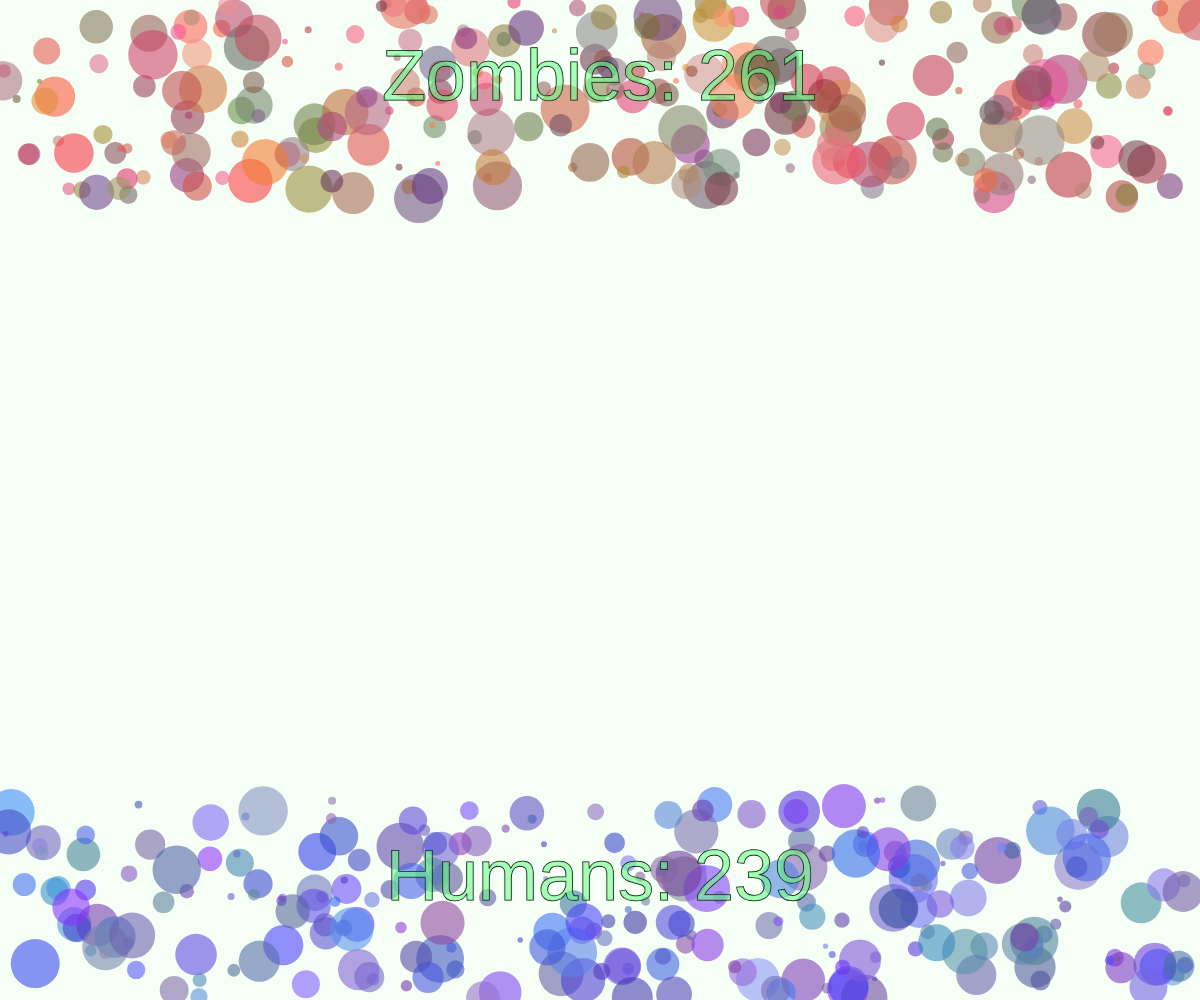
Frame 1 (no input)
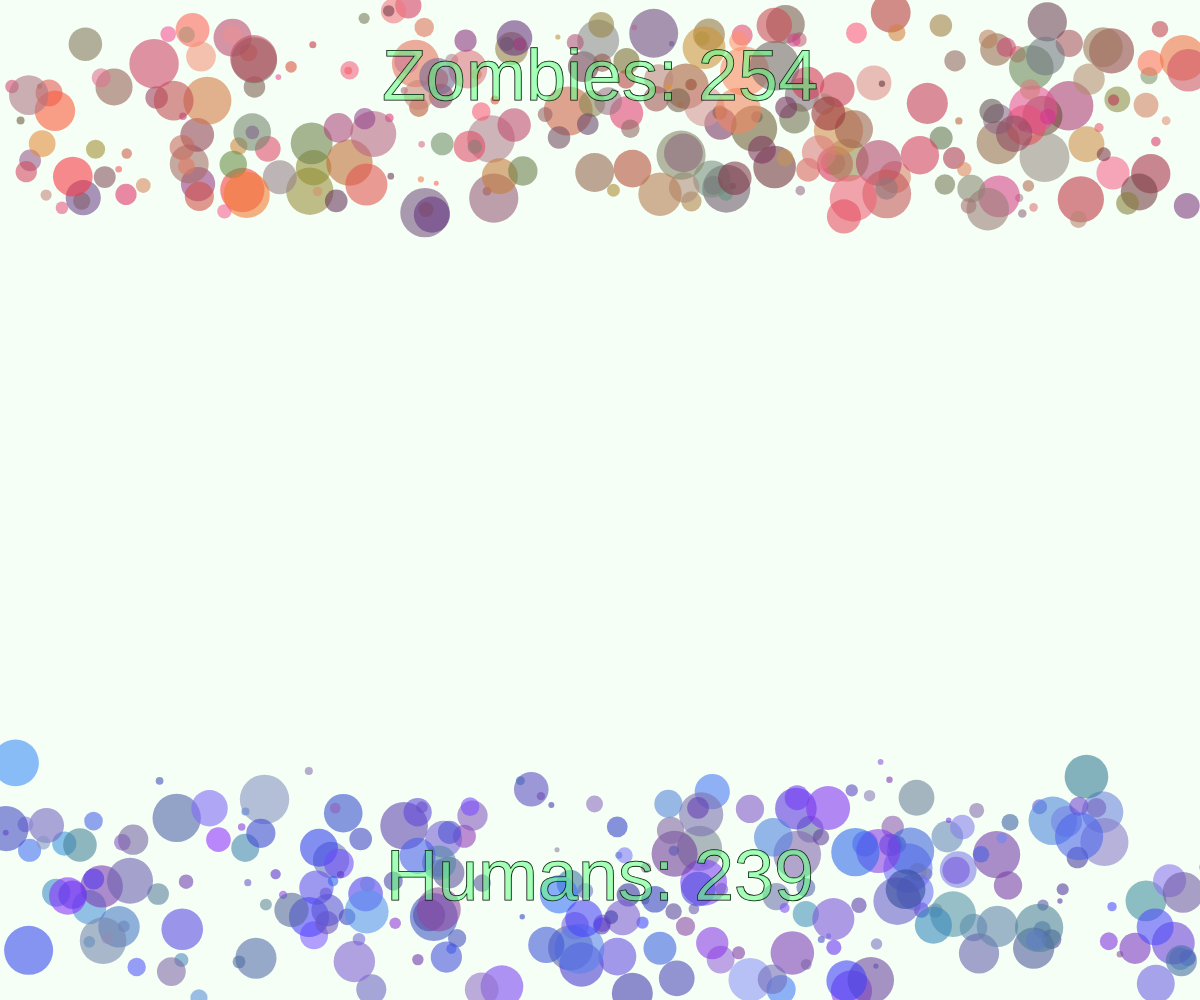
Frame 60 (no input)
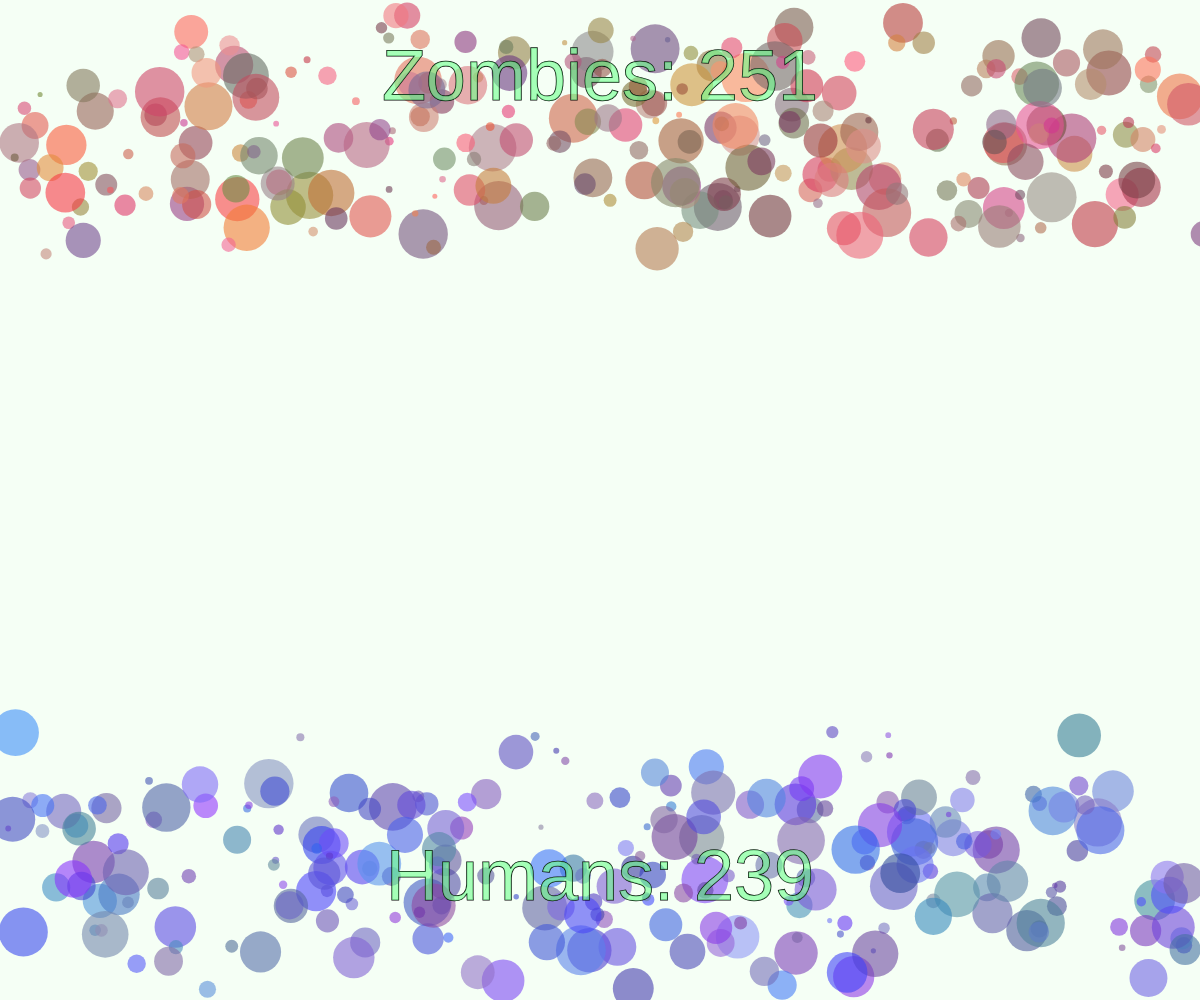
Frame 120 (the mouse pressed at the canvas centre since frame 60)

The p5.js sketch that drew these frames (run headless with seeded random() and noise() and a simulated clock; from frame 60 on, the mouse is pressed at the canvas centre):

// p5.js sketch
// ── sketch.js
// Zombulator by Amber Kolar

var backgroundColor;

const MIN_SIZE = 5;
const MAX_SIZE = 50;
const POPULATION_SIZE = 500;

var population = [];

var zombieCount = 0;
var humanCount = 0;

function setup() {
  createCanvas(windowWidth, windowHeight);
  backgroundColor = color(245, 255, 245);
  initializePopulation();
}

function draw() {
  background(backgroundColor);
  noStroke();
  drawPopulation();
  movePopulation();
  drawPopulationCounts();
  handleCollisions();
}

function handleCollisions() {
  for(var i = 0; i < POPULATION_SIZE; ++i) {
    var attacker = population[i];
    for (var j = i + 1; j < POPULATION_SIZE; ++j) {
      var target = population[j];
      if (attacker.isTouching(target) && attacker.size >= target.size && target.size > 0) {
        if (target.humanoidType == "zombie") {
          --zombieCount;
          target.size = 0;
          target.armed = 0;
        } else {
          --humanCount;
          ++zombieCount;
          target.humanoidType = "zombie";
          target.color = color(random(100, 255), random(50, 150), random(50, 150), 150);
          target.move = function() {
            var direction = random(0, 100);
            if (direction < 20) {
              this.x += this.speed;
            } else if (direction < 40) {
              this.x -= this.speed;
            } else if (direction < 60) {
              this.y -= this.speed;
            } else {
              this.y += this.speed;
            }
          }
        }
      }
    }
  }
}

function initializePopulation() {
  for (var i = 0; i < POPULATION_SIZE; ++i) {
    var humanoid_type = random(0, 100);
    if (humanoid_type <= 50) {
      population[i] = initializeZombie();
      ++zombieCount;
    } else {
      population[i] = initializeHuman();
      ++humanCount;
    }
  }
}

function drawPopulationCounts() {
  fill(109, 255, 139, 150)
  stroke(0);
  textSize(72);
  textAlign(CENTER);
  text("Zombies: " + zombieCount, width / 2, 100);
  text("Humans: " + humanCount, width / 2, height - 100);
}

function drawPopulation() {
  for (var i = 0; i < POPULATION_SIZE; ++i) {
    population[i].draw();
  }
}

function movePopulation() {
  for (var i = 0; i < POPULATION_SIZE; ++i) {
    population[i].move();
  }
}

function initializeZombie() {
  return {
    humanoidType: "zombie",
    x: random(0, windowWidth),
    y: random(0, 200),
    speed: random(0.25, 3),
    size: random(MIN_SIZE, MAX_SIZE),
    color: color(random(100, 255), random(50, 150), random(50, 150), 150),
    move: function() {
      var direction = random(0, 100);
      if (direction < 20) {
        this.x += this.speed;
      } else if (direction < 40) {
        this.x -= this.speed;
      } else if (direction < 60) {
        this.y -= this.speed;
      } else {
        this.y += this.speed;
      }
    },
    draw: function() {
      fill(this.color);
      ellipse(this.x, this.y, this.size, this.size);
    },
    isTouching: function(target) {
      if (this.humanoidType == target.humanoidType) return false;
      var distance = dist(this.x, this.y, target.x, target.y);
      return distance <= (this.size/2 + target.size/2);
    }
  };
}

function initializeHuman() {
  return {
    humanoidType: "human",
    armed: random(0, 618),
    x: random(0, windowWidth),
    y: random(windowHeight - 200, windowHeight),
    speed: random(0.25, 3),
    size: random(MIN_SIZE, MAX_SIZE),
    color: color(random(50, 150), random(50, 150), random(150, 255), 150),
    move: function() {
        var direction = random(0, 1000);
        if (direction < 200) {
          this.x += this.speed;
        } else if (direction < 400) {
          this.x -= this.speed;
        } else if (direction < 600) {
          this.y += this.speed;
        } else {
          this.y -= this.speed;
          if (this.armed > direction) {
            fill(0, 0, 0);
            bulletX = this.x;
            bulletY = this.y - this.size/2;
            bulletSize = 1.5;
            while(bulletY >= 0) {
              ellipse(bulletX, bulletY, bulletSize, bulletSize);
              --bulletY;
              for(var i = 0; i < POPULATION_SIZE; ++i) {
                var target = population[i];
                if ((bulletX - target.x <= target.size/2 || target.x - bulletX <= target.size/2) && bulletY <= target.y && target.size > 0 && target.humanoidType == "zombie" && bulletSize == 1.5) {
                  --zombieCount;
                  target.size = 0;
                  bulletSize = 0;
                  fill(125, 0, 0);
                  ellipse(bulletX, bulletY, 10, 10);
                }
              }
            }
          }
        }
      },
    draw: function() {
        fill(this.color);
        ellipse(this.x, this.y, this.size, this.size);
    },
    isTouching: function(target) {
      if (this.humanoidType == target.humanoidType) return false;
      var distance = dist(this.x, this.y, target.x, target.y);
      return distance <= (this.size/2 + target.size/2);
    }
  };
}
